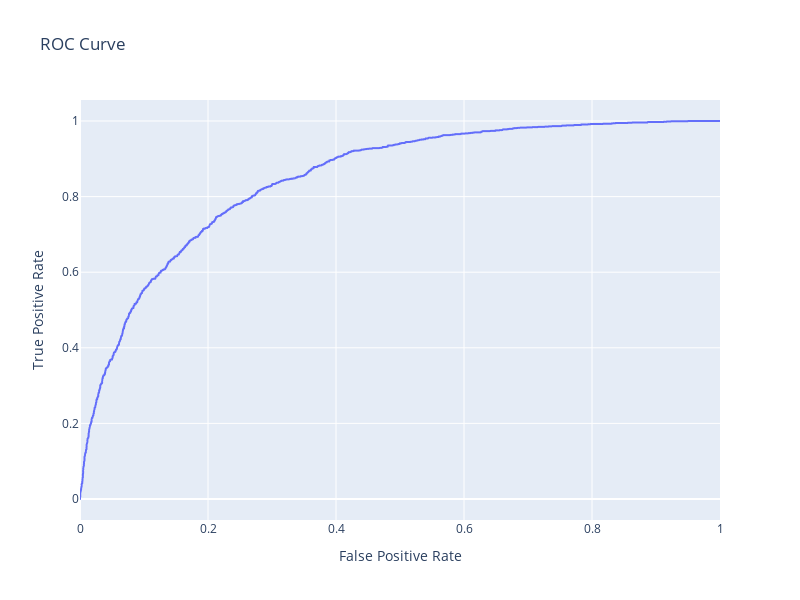

The cell this chart's notebook holds for it:
### Code cell
from sklearn.metrics import roc_curve
y_pred = best_model.predict_proba(X_train)[:, 1]

fpr, tpr, thresholds = roc_curve(y_train, y_pred)
roc = pd.DataFrame(data={'False Positive Rate': fpr, 'True Positive Rate': tpr, 'Threshold': thresholds})

px.line(roc, x='False Positive Rate', y='True Positive Rate', hover_data=['Threshold'], title='ROC Curve', width=800, height=600)

### Figure 1 — Plotly figure (JSON) as saved in the notebook; plotly's stock layout.template omitted (floating-point values rounded to 4 significant figures; data arrays with more than 128 entries replaced by an {"elided": "..."} marker saying what was removed)
{"data": [{"customdata": {"elided": "1502x1 float values"}, "hovertemplate": "False Positive Rate=%{x}<br>True Positive Rate=%{y}<br>Threshold=%{customdata[0]}<extra></extra>", "legendgroup": "", "line": {"color": "#636efa", "dash": "solid"}, "marker": {"symbol": "circle"}, "mode": "lines", "name": "", "showlegend": false, "type": "scattergl", "x": {"elided": "1502 float values"}, "xaxis": "x", "y": {"elided": "1502 float values"}, "yaxis": "y"}], "layout": {"height": 600, "legend": {"tracegroupgap": 0}, "title": {"text": "ROC Curve"}, "width": 800, "xaxis": {"anchor": "y", "domain": [0, 1], "title": {"text": "False Positive Rate"}}, "yaxis": {"anchor": "x", "domain": [0, 1], "title": {"text": "True Positive Rate"}}}}
